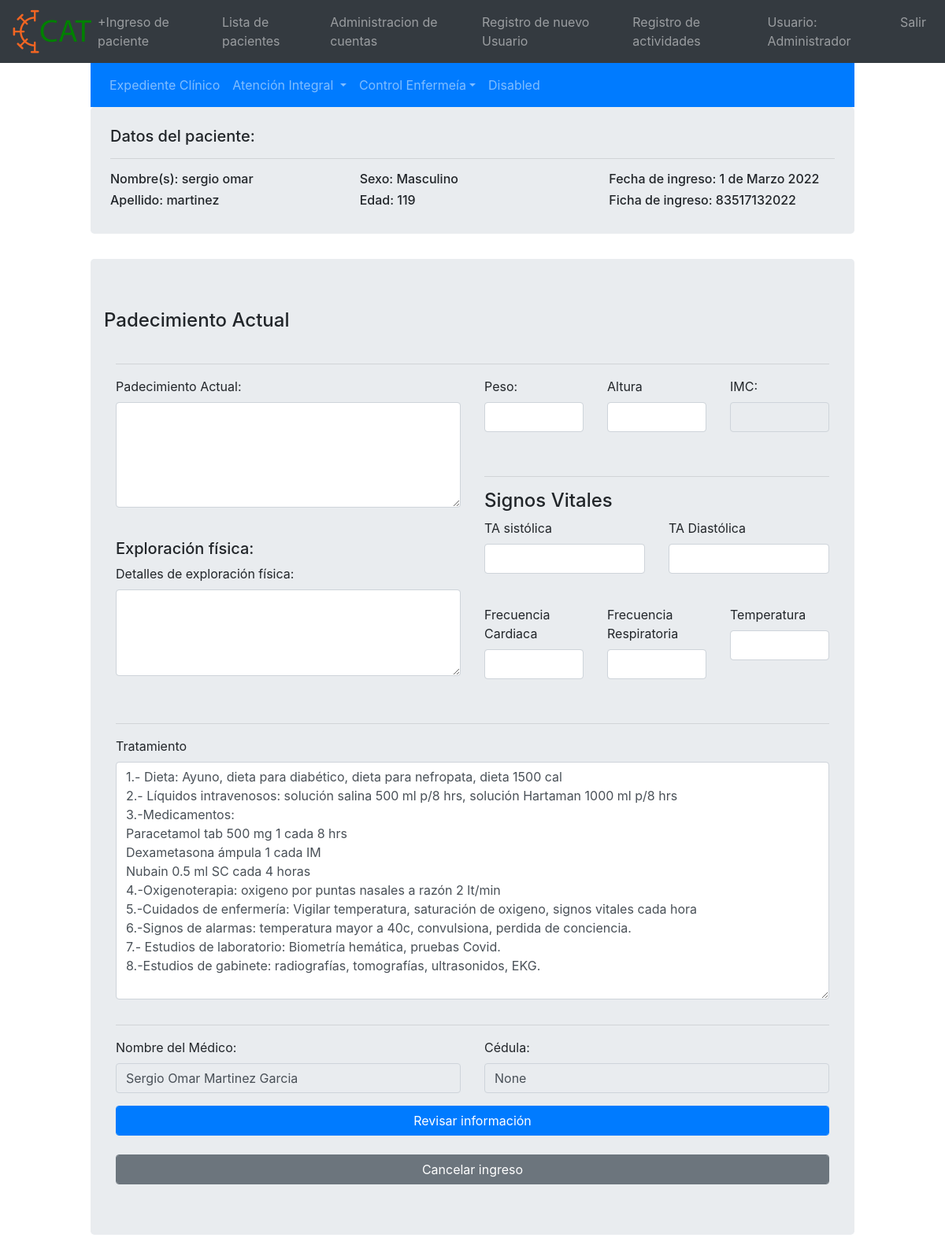
The app's page /atencion_medica?enter_id=83517132022 (signed in) with its own data.
### main.py (models this page shows)
class User(db.Model, UserMixin):
    id = db.Column(db.Integer, primary_key=True)
    username = db.Column(db.String(20),nullable=False,unique=True)
    user_names = db.Column(db.String(20),nullable=False,unique=False)
    user_first_lastname=db.Column(db.String(20),nullable=False,unique=False)
    user_second_lastname=db.Column(db.String(20),nullable=True,unique=False)
    password = db.Column(db.String(80),nullable=False)
    set_new_password = db.Column(db.Boolean(),nullable=False)
    user_type = db.Column(db.String(20),nullable=False)
    user_cedula = db.Column(db.String(20),nullable=True)
    active_user = db.Column(db.Boolean(),nullable=False)
    created_by = db.Column(db.String(80),nullable=False)
    register_date = db.Column(db.DateTime, default=datetime.datetime.utcnow)

class Patient(db.Model, UserMixin):
    ct = datetime.datetime.now()
    id = db.Column(db.Integer, primary_key=True)
    enter_id = db.Column(db.Integer,nullable=False,unique=True)
    enter_date = db.Column(db.DateTime, default = datetime.datetime.utcnow)
    informacion_introducida_por = db.Column(db.String(20),nullable=False,unique=False)
    names = db.Column(db.String(20),nullable=False,unique=False)
    first_lastname = db.Column(db.String(30),nullable=False,unique=False)
    second_lastname = db.Column(db.String(30),nullable=False,unique=False)
    dia_nacimiento = db.Column(db.String(3),nullable=False)
    mes_nacimiento = db.Column(db.String(3),nullable=False)
    ano_nacimiento = db.Column(db.String(5),nullable=False)
    address_street = db.Column(db.String(30),nullable=False)
    address_number = db.Column(db.String(30),nullable=False)
    address_cp = db.Column(db.String(30),nullable=False)
    address_colonia = db.Column(db.String(40),nullable=False)
    address_municipio = db.Column(db.String(40),nullable=False)
    address_estado = db.Column(db.String(40),nullable=False)
    address_pais = db.Column(db.String(40),nullable=False)
    gender = db.Column(db.String(20),nullable=False)
    prueba_covid = db.Column(db.String(20),nullable=False)
    saturacion = db.Column(db.String(5),nullable=False)
    padecimientos = db.Column(db.String(250),nullable=False)
    alergias = db.Column(db.String(40))
    persona_responsable_nombre = db.Column(db.String(50),nullable=False)
    persona_responsable_parentesco = db.Column(db.String(30),nullable=False)
    persona_responsable_tel = db.Column(db.String(15))
    persona_informante_nombre = db.Column(db.String(50),nullable=False)
    persona_informante_parentesco = db.Column(db.String(30),nullable=False)
    persona_informante_tel = db.Column(db.String(15))
    ant_heredo_familiares = db.Column(db.Boolean(),default = False)
    ant_personales_no_pat = db.Column(db.Boolean(),default = False)
    ant_personales_pat = db.Column(db.Boolean(), default = False)
    ant_pediatricos = db.Column(db.Boolean(), default = False)
    ant_gineco = db.Column(db.String(), default = False)
    somatometria = db.Column(db.Boolean(), default = False)

### main.py (the view, shortened to what this page needs)
@app.route('/atencion_medica',methods=['GET','POST'])
@login_required
def atencion_medica():
    if request.method == "GET":
        data = request.args
        enter_id = data.get("enter_id")
        patient = Patient.query.filter_by(enter_id=enter_id).first()
        age = get_age(int(patient.dia_nacimiento),int(patient.mes_nacimiento),int(patient.ano_nacimiento))
        enter_date = patient.enter_date
        enter_date = f"{enter_date.day} de {format_spanish_month(enter_date.month)} {enter_date.year} "
        return render_template("atencion_medica.html", names=patient.names,enter_id=patient.enter_id,first_lastname=patient.first_lastname,gender=patient.gender,age=age,enter_date=enter_date,patient=patient,format_spanish_month=format_spanish_month)

### main.py (called while the page is built)
@login_manager.user_loader
def load_user(user_id):
    return User.query.get(int(user_id))

def get_age(day,month,year):
    dt = datetime.datetime.today()
    cur_day = dt.day
    cur_month = dt.month
    cur_year = dt.year
    age = cur_year - year
    print(f"day={day} month={month} year={year}")
    if cur_month < month:
        age -=1
        return age
    elif(cur_month==month and cur_day<=day):
        age -= 1
        return age
    return age

def format_spanish_month(month):
    month = int(month)
    if month == 1:
        return "Enero"
    elif month == 2:
        return "Febrero"
    elif month == 3:
        return "Marzo"
    elif month == 4:
        return "Abril"
    elif month == 5:
        return "Mayo"
    elif month == 6:
        return "Junio"
    elif month == 7:
        return "Julio"
    elif month == 8:
        return "Agosto"
    elif month == 9:
        return "Septiembre"
    elif month == 10:
        return "Octubre"
    elif month == 11:
        return "Noviembre"
    else:
        return "Diciembre"

### templates/atencion_medica.html (shortened to what this page needs)
{%extends "base.html" %}
{%block content%}
<div class="col-1"></div>
<div class="col-10">
    {% from "patient_navbar.html" import patient_navbar with context %}
    {{patient_navbar(enter_id)}}
    {% from "patient_navbar.html" import patient_info with context %}
    {{patient_info( names,first_lastname,gender,age,enter_id,enter_date)}}
        <div class="jumbotron">
            <div class="row">
                    <h4>Padecimiento Actual</h4>
            </div>
        <div class="row">
            <form method="POST" id="resumen_clinico_form">
            </div>
            <hr>
            <div class="row">
                <div class="col-6">
                    <div class="form-group">
                        <label for="padecimiento_actual">Padecimiento Actual:</label><br>
                        <textarea class="form-control" rows="5" type="text" id="padecimiento_actual" name="padecimiento_actual"></textarea><br>
                    </div>
                        <h5>Exploración física:</h5>
                         <div class="from-group">
                             <label for="detalles_exploracion_fisica">Detalles de exploración física:</label>
                             <textarea rows="4" class="form-control" id="detalles_exploracion_fisica" name="detalles_exploracion_fisica"> </textarea>
                         </div>
                 </div>
                <div class="col-6">
                                        <div class="row">
                        <div class="col">
                            <div class="form-group">
                                <label for="peso">Peso:</label><br>
                                <input class="form-control" type="number" step=".01" id="peso" name="peso"><br>
                            </div>
                        </div>
                        <div class="col">
                            <div class="form-group">
                                <label for="altura">Altura</label><br>
                                <input class="form-control" type="number" step=".01" id="altura" name="altura"><br>
                            </div>
                        </div>
                        <div class="col">
                            <div class="form-group">
                                <label for="imc">IMC:</label>
                                <input type="number" class="form-control" name="imc" id="imc" value="" readonly>
                            </div>
                        </div>
                    </div>
                    <hr>
                    <h4>Signos Vitales</h4>
                    <div class="row">
                        <div class="col">
                            <div class="form-group">
                                <label for="sistolica">TA sistólica</label><br>
                                <input class="form-control" type="number" step=".01" id="ta_sistolica" name="ta_sistolica"><br>
                            </div>
                        </div>
                        <div class="col">
                            <div class="form-group">
                                <label for="diastolica">TA Diastólica</label><br>
                                <input class="form-control" type="number" step=".01" id="ta_diastolica" name="ta_diastolica"><br>
                            </div>
                        </div>
                    </div>
                    <div class="row">
                        <div class="col-4">
                            <div class="form-group">
                                <label for="cardiaca">Frecuencia Cardiaca</label><br>
                                <input class="form-control" type="number" step=".01" id="frecuencia_cardiaca" name="frecuencia_cardiaca"><br>
                            </div>
                        </div>
                        <div class="col-4">
                            <div class="form-group">
                                <label for="respiratoria">Frecuencia Respiratoria</label><br>
                                <input class="form-control" type="number" step=".01" id="frecuencia_respiratoria" name="frecuencia_respiratoria"><br>
                            </div>
                        </div>
                        <div class="col-4">
                            <div class="form-group">
                                <label for="temperatura">Temperatura</label><br>
                                <input class="form-control" type="number" step=".01" id="temperatura" name="temperatura"><br>
                            </div>
                        </div>
                    </div>
                </div>
            </div>
            <hr>
            <div class="row">
                <div class="col">
                    <div class="form-group">
                        <label for="tratamiento">Tratamiento</label>
                        <textarea class="form-control" rows="12" name="tratamiento" id="tratamiento">
1.- Dieta: Ayuno, dieta para diabético, dieta para nefropata, dieta 1500 cal
2.- Líquidos intravenosos: solución salina 500 ml p/8 hrs, solución Hartaman 1000 ml p/8 hrs
3.-Medicamentos:
Paracetamol tab 500 mg 1 cada 8 hrs
Dexametasona ámpula 1 cada IM
Nubain 0.5 ml SC cada 4 horas
4.-Oxigenoterapia: oxigeno por puntas nasales a razón 2 lt/min
5.-Cuidados de enfermería: Vigilar temperatura, saturación de oxigeno, signos vitales cada hora
6.-Signos de alarmas: temperatura mayor a 40c, convulsiona, perdida de conciencia.
7.- Estudios de laboratorio: Biometría hemática, pruebas Covid.
8.-Estudios de gabinete: radiografías, tomografías, ultrasonidos, EKG.</textarea>
                    </div>
                </div>
            </div>
            <hr>
            <div class="row">
                <div class="col">
                    <div class="form-group">
                        <label for="medico">Nombre del Médico:</label>
                        <input class="form-control" id="nombre_del_medico" name="nombre_del_medico" value="{{current_user.user_names}} {{current_user.user_first_lastname}} {{current_user.user_second_lastname}}"  readonly>
                    </div>
                </div>
                <div class="col">
                    <div class="form-group">
                        <label for="cedula">Cédula:</label>
                        <input class="form-control" name="cedula" id="cedula" value="{{current_user.user_cedula}}" readonly>
                    </div>
                </div>
            </div>
            <button onclick="fill_modal()" type="button" class="btn btn-primary form-control" data-toggle="modal" data-target="#atencion-medica-modal">Revisar información</button>
            <br>
            <br>
            <button type="submit" class="btn btn-secondary form-control">Cancelar ingreso</button>
        <br>
    </div>
</div>
<div class="col-1"></div>
{%endblock%}

### templates/base.html (shortened to what this page needs)
<!DOCTYPE html>
<html lang='es'>
    <head>
        <link rel="stylesheet" href="static/css/bootstrap.min.css">
        <link rel="stylesheet" href="static/css/master.css">
    </head>
    <body>
<nav class="navbar navbar-expand-lg navbar-dark bg-dark">
    <a href="dashboard">
    <img class="logo" src="static/images/cat.png">
    <a>
  <div class="collapse navbar-collapse" id="navbarNavDropdown">
    <ul class="navbar-nav">
      <li class="nav-item">
        <a class="nav-link" href="ingreso_paciente">+Ingreso de paciente</a>
      </li>
      <li class="nav-item">
        <a class="nav-link" href="patients">Lista de pacientes</a>
      </li>
    </ul>
    <ul class="navbar-nav ml-auto">
    <li class="nav-item">
      {% if current_user.type == "Personal administrativo" or current_user.username == "Administrador" %}
      <li class="nav-item">
          <a class="nav-link" href="manage_accounts">Administracion de cuentas</a>
      </li>
      <li class="nav-item">
          <a class="nav-link" href="register">Registro de nuevo Usuario</a>
      </li>
      <li class="nav-item">
          <a class="nav-link" href="log">Registro de actividades</a>
      </li>
      {%endif%}
      {%if current_user.is_authenticated%}
      <li class="nav-item">
          <a class="nav-link">Usuario: {{ current_user.username }}</a>
      </li>
     <li class="nav-item">
          <a class="nav-link" href="logout" >Salir</a>
      </li>
      {% else %}
      <li class="nav-item">
          <a class="nav-link" href="login">Login</a>
      </li>
      {% endif %}
      </ul>
  </div>
</nav>
<div class="container-fluid">
   <div class="row">
    {% block content%}{%endblock%}
    </div>
</div>
</body>
<html>

### templates/patient_navbar.html (shortened to what this page needs)
{% macro patient_navbar(enter_id) %}
<nav class="navbar navbar-expand-lg navbar-dark bg-primary">
  <div class="collapse navbar-collapse" id="navbarSupportedContent">
    <ul class="navbar-nav mr-auto">
        <li class="nav-item">
          <a class="nav-link" role="button" href="patient_dashboard?enter_id={{patient.enter_id}}" aria-haspopup="true" aria-expanded="false">Expediente Clínico</a>
      </li>
      <li class="nav-item dropdown">
        <a class="nav-link dropdown-toggle" href="#" id="navbarDropdown" role="button" data-toggle="dropdown" aria-haspopup="true" aria-expanded="false">
         Atención Integral
        </a>
      </li>
        <li class="nav-link dropdown">
            <a class="dropdown-toggle" type="button" id="dropdownMenu2" data-toggle="dropdown" aria-haspopup="true" aria-expanded="false">Control Enfermeía</a>
        </li>
        <li class="nav-item">
        <a class="nav-link dropdown" href="#">Disabled</a>
      </li>
    </ul>
 </div>
 </nav>
<link rel="stylesheet" href="static/css/master.css">
{%endmacro%}
{% macro patient_info(names,first_lastname,gender,age,enter_id,enter_date)%}
<div class="jumbotron" style="padding: 25px;">
    <h5> Datos del paciente:</h5>
    <hr>
    <div class="row">
        <div class="col">
            <h6> Nombre(s): {{names}}</h6>
            <h6> Apellido: {{first_lastname}}</h6>
        </div>
        <div class="col">
            <h6>Sexo: {{gender}}</h6>
            <h6>Edad: {{age}}</h6>
        </div>
        <div class="col">
            <h6>Fecha de ingreso: {{enter_date}}</h6>
            <h6>Ficha de ingreso: {{enter_id}}</h6>
        </div>
    </div>
</div>
{% endmacro%}

### records on screen
User: username "Administrador", nombre_del_medico "Sergio Omar Martinez Garcia", cedula "None"
Patient: names "sergio omar", first_lastname "martinez", gender "Masculino", enter "83517132022"

### other values on screen
{{ age }} "119"
{{ enter_date }} "1 de Marzo 2022"
